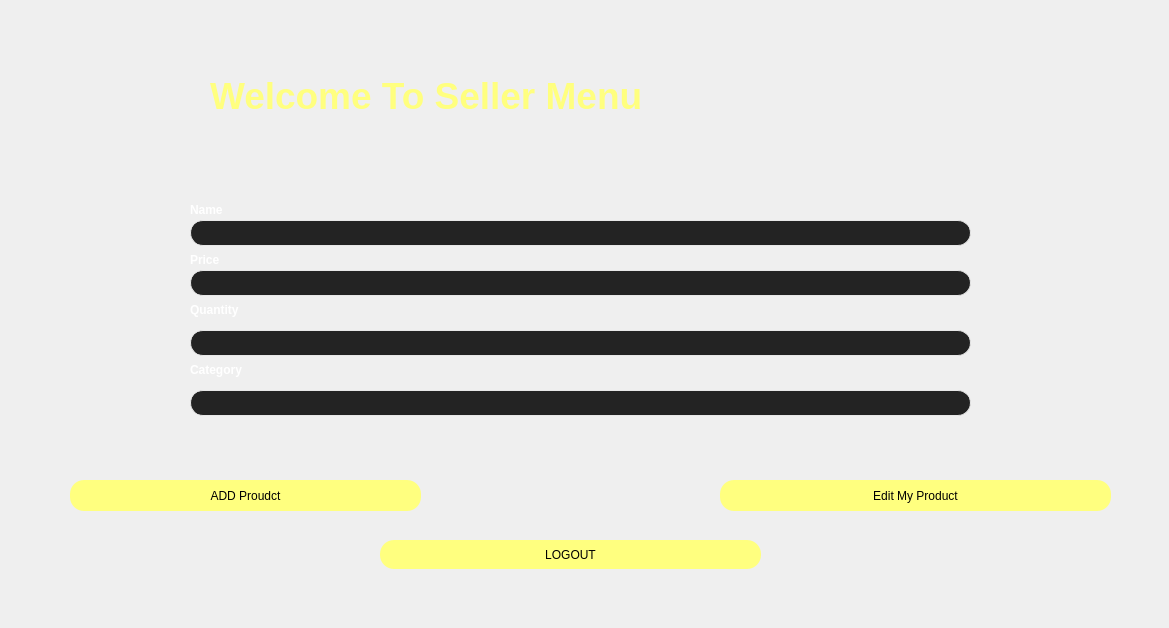
<?xml version="1.0" encoding="UTF-8"?>
<ui version="4.0">
 <class>SellerMenu</class>
 <widget class="QDialog" name="SellerMenu">
  <property name="geometry">
   <rect>
    <x>0</x>
    <y>0</y>
    <width>1169</width>
    <height>628</height>
   </rect>
  </property>
  <property name="windowTitle">
   <string>Dialog</string>
  </property>
  <property name="styleSheet">
   <string notr="true"/>
  </property>
  <widget class="QPushButton" name="pushButton">
   <property name="geometry">
    <rect>
     <x>70</x>
     <y>480</y>
     <width>351</width>
     <height>31</height>
    </rect>
   </property>
   <property name="styleSheet">
    <string notr="true">background-color: rgb(255, 255, 127);
color: rgb(0, 0, 0);
border-radius:13.5px;
height: 30px;</string>
   </property>
   <property name="text">
    <string>ADD Proudct</string>
   </property>
  </widget>
  <widget class="QPushButton" name="pushButton_2">
   <property name="geometry">
    <rect>
     <x>380</x>
     <y>540</y>
     <width>381</width>
     <height>29</height>
    </rect>
   </property>
   <property name="styleSheet">
    <string notr="true">background-color: rgb(255, 255, 127);
color: rgb(0, 0, 0);
border-radius:13.5px;
height: 30px;</string>
   </property>
   <property name="text">
    <string>LOGOUT</string>
   </property>
  </widget>
  <widget class="QLabel" name="label_3">
   <property name="geometry">
    <rect>
     <x>190</x>
     <y>200</y>
     <width>63</width>
     <height>20</height>
    </rect>
   </property>
   <property name="styleSheet">
    <string notr="true">font-family: 'Lobster', cursive;
color: rgb(255, 255, 255);
font-weight: 900;</string>
   </property>
   <property name="text">
    <string>Name</string>
   </property>
  </widget>
  <widget class="QLabel" name="label_4">
   <property name="geometry">
    <rect>
     <x>190</x>
     <y>250</y>
     <width>51</width>
     <height>20</height>
    </rect>
   </property>
   <property name="styleSheet">
    <string notr="true">font-family: 'Lobster', cursive;
color: rgb(255, 255, 255);
font-weight: 900;</string>
   </property>
   <property name="text">
    <string>Price</string>
   </property>
  </widget>
  <widget class="QLabel" name="label_5">
   <property name="geometry">
    <rect>
     <x>190</x>
     <y>300</y>
     <width>71</width>
     <height>20</height>
    </rect>
   </property>
   <property name="styleSheet">
    <string notr="true">font-family: 'Lobster', cursive;
color: rgb(255, 255, 255);
font-weight: 900;</string>
   </property>
   <property name="text">
    <string>Quantity</string>
   </property>
  </widget>
  <widget class="QLabel" name="label_6">
   <property name="geometry">
    <rect>
     <x>190</x>
     <y>360</y>
     <width>81</width>
     <height>20</height>
    </rect>
   </property>
   <property name="styleSheet">
    <string notr="true">font-family: 'Lobster', cursive;
color: rgb(255, 255, 255);
font-weight: 900;</string>
   </property>
   <property name="text">
    <string>Category</string>
   </property>
  </widget>
  <widget class="QLineEdit" name="productname">
   <property name="geometry">
    <rect>
     <x>190</x>
     <y>220</y>
     <width>781</width>
     <height>26</height>
    </rect>
   </property>
   <property name="styleSheet">
    <string notr="true">border: 1px solid #e7e7e7;
    border-radius: 13px;
    background-color: #232323;
    color: white;</string>
   </property>
   <property name="text">
    <string/>
   </property>
  </widget>
  <widget class="QLineEdit" name="productprice">
   <property name="geometry">
    <rect>
     <x>190</x>
     <y>270</y>
     <width>781</width>
     <height>26</height>
    </rect>
   </property>
   <property name="styleSheet">
    <string notr="true">border: 1px solid #e7e7e7;
    border-radius: 13px;
    background-color: #232323;
    color: white;</string>
   </property>
   <property name="text">
    <string/>
   </property>
  </widget>
  <widget class="QLineEdit" name="productcategory">
   <property name="geometry">
    <rect>
     <x>190</x>
     <y>390</y>
     <width>781</width>
     <height>26</height>
    </rect>
   </property>
   <property name="styleSheet">
    <string notr="true">border: 1px solid #e7e7e7;
    border-radius: 13px;
    background-color: #232323;
    color: white;</string>
   </property>
   <property name="text">
    <string/>
   </property>
  </widget>
  <widget class="QLineEdit" name="productquantity">
   <property name="geometry">
    <rect>
     <x>190</x>
     <y>330</y>
     <width>781</width>
     <height>26</height>
    </rect>
   </property>
   <property name="styleSheet">
    <string notr="true">border: 1px solid #e7e7e7;
    border-radius: 13px;
    background-color: #232323;
    color: white;</string>
   </property>
   <property name="text">
    <string/>
   </property>
  </widget>
  <widget class="QPushButton" name="pushButton_3">
   <property name="geometry">
    <rect>
     <x>720</x>
     <y>480</y>
     <width>391</width>
     <height>31</height>
    </rect>
   </property>
   <property name="styleSheet">
    <string notr="true">background-color: rgb(255, 255, 127);
color: rgb(0, 0, 0);
border-radius:13.5px;
height: 30px;</string>
   </property>
   <property name="text">
    <string>Edit My Product</string>
   </property>
  </widget>
  <widget class="QLabel" name="label">
   <property name="geometry">
    <rect>
     <x>210</x>
     <y>70</y>
     <width>861</width>
     <height>51</height>
    </rect>
   </property>
   <property name="styleSheet">
    <string notr="true">font: 28pt;
font: 28pt &quot;Snap ITC&quot;;
color: rgb(255, 255, 127);
font-weight: 900;
text-align: center;</string>
   </property>
   <property name="text">
    <string>Welcome To Seller Menu</string>
   </property>
  </widget>
 </widget>
 <tabstops>
  <tabstop>productname</tabstop>
  <tabstop>productprice</tabstop>
  <tabstop>productquantity</tabstop>
  <tabstop>productcategory</tabstop>
  <tabstop>pushButton</tabstop>
  <tabstop>pushButton_2</tabstop>
 </tabstops>
 <resources/>
 <connections/>
</ui>
